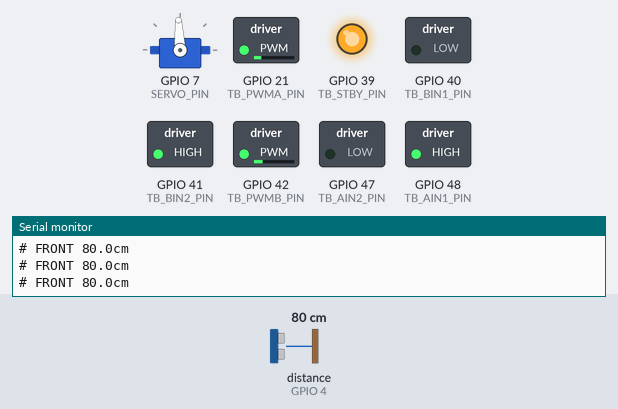
Bench run of a sketch on a simulated ESP32. Parts: servo, switched loads named in the sketch (green lamp = pin HIGH), output pins drawn as LEDs (lit = HIGH), the last lines printed to the serial monitor. Wiring (inferred from the names in the program): ultrasonic range finder: trigger GPIO 5; echo GPIO 4. The inputs (shaded band) are chosen by the test bench; at power-on: distance to the obstacle (sensor on GPIO 4) 80 cm. The echo pulse lasts 58.3 µs per cm; servo pulses on a pin are drawn as a servo (544–2400 µs = 0–180°); pins used as bus, display or sensor lines are not drawn.

Above: at 2.5 s.
2.6 s: distance to the obstacle (sensor on GPIO 4) set to 34 cm
4.1 s: distance to the obstacle (sensor on GPIO 4) set to 29 cm
At 4.79 s:
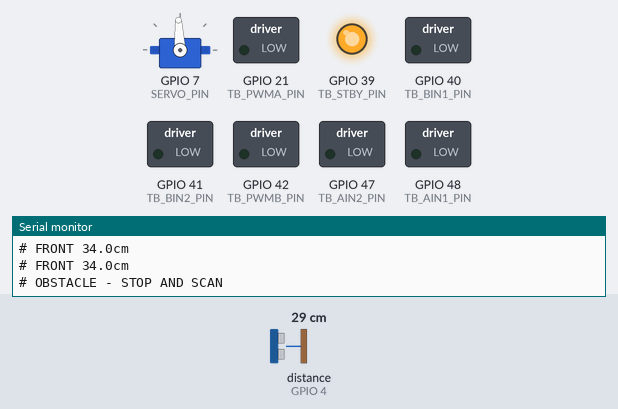
At 11.28 s:
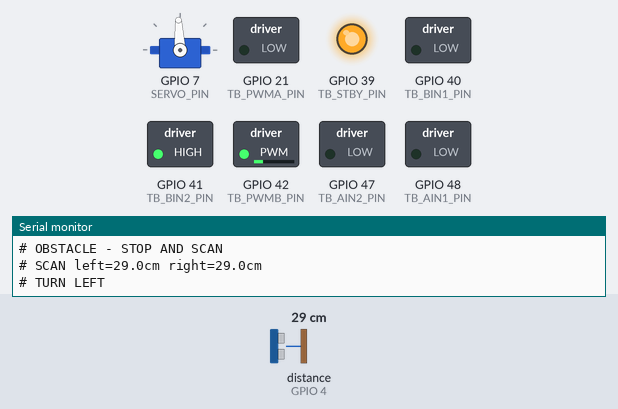
Timing chart, 0 to 19.1 s (numbered marks = the images above; inputs shaded):
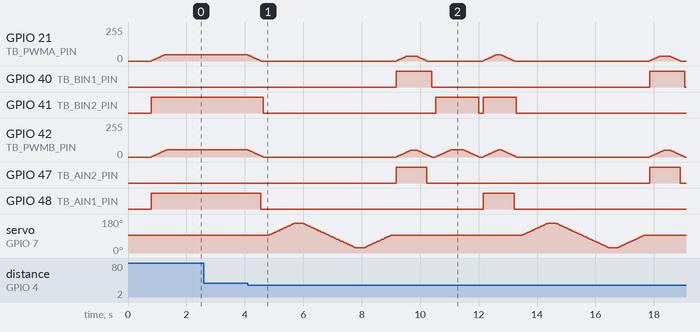

The sketch:

firmware_da_kiem_thu.ino
```cpp
#include <Arduino.h>
#include <esp_arduino_version.h>

#define TB_PWMA_PIN  21
#define TB_AIN2_PIN  47
#define TB_AIN1_PIN  48
#define TB_STBY_PIN  39
#define TB_BIN1_PIN  40
#define TB_BIN2_PIN  41
#define TB_PWMB_PIN  42

#define ECHO_PIN   4
#define TRIG_PIN   5
#define SERVO_PIN  7

static constexpr int LEFT_FORWARD_PWM = 46;
static constexpr int RIGHT_FORWARD_PWM = 54;
static constexpr int LEFT_REVERSE_PWM = 34;
static constexpr int RIGHT_REVERSE_PWM = 50;
static constexpr int LEFT_TURN_PWM = 42;
static constexpr int RIGHT_TURN_PWM = 56;
static constexpr int MOTOR_RAMP_STEP = 2;
static constexpr uint32_t MOTOR_RAMP_DELAY_MS = 20;
static constexpr int RIGHT_MOTOR_SIGN = -1;
static constexpr float OBSTACLE_DISTANCE_CM = 30.0f;
static constexpr uint32_t REVERSE_TIME_MS = 220;
static constexpr uint32_t TURN_TIME_MS = 380;
static constexpr uint32_t SERVO_SETTLE_MS = 250;
static constexpr uint32_t SERVO_STEP_DELAY_MS = 15;

static constexpr int SERVO_CENTER_DEG = 90;
static constexpr int SERVO_LEFT_DEG = 150;
static constexpr int SERVO_RIGHT_DEG = 30;

static constexpr uint32_t MOTOR_PWM_FREQ = 20000;
static constexpr uint8_t MOTOR_PWM_BITS = 8;
static constexpr uint32_t SERVO_PWM_FREQ = 50;
static constexpr uint8_t SERVO_PWM_BITS = 14;

#if ESP_ARDUINO_VERSION_MAJOR < 3
static constexpr uint8_t PWM_CHANNEL_LEFT = 0;
static constexpr uint8_t PWM_CHANNEL_RIGHT = 1;
static constexpr uint8_t PWM_CHANNEL_SERVO = 2;
#endif

static int currentLeftPwm = 0;
static int currentRightPwm = 0;
static int currentServoAngle = SERVO_CENTER_DEG;

static void writeLeftPwm(uint8_t duty) {
#if ESP_ARDUINO_VERSION_MAJOR >= 3
    ledcWrite(TB_PWMA_PIN, duty);
#else
    ledcWrite(PWM_CHANNEL_LEFT, duty);
#endif
}

static void writeRightPwm(uint8_t duty) {
#if ESP_ARDUINO_VERSION_MAJOR >= 3
    ledcWrite(TB_PWMB_PIN, duty);
#else
    ledcWrite(PWM_CHANNEL_RIGHT, duty);
#endif
}

static void writeServoPwm(uint32_t duty) {
#if ESP_ARDUINO_VERSION_MAJOR >= 3
    ledcWrite(SERVO_PIN, duty);
#else
    ledcWrite(PWM_CHANNEL_SERVO, duty);
#endif
}

static void setLeftMotor(int pwm) {
    pwm = constrain(pwm, -255, 255);
    if (pwm > 0) {
        digitalWrite(TB_AIN1_PIN, HIGH);
        digitalWrite(TB_AIN2_PIN, LOW);
        writeLeftPwm((uint8_t)pwm);
    } else if (pwm < 0) {
        digitalWrite(TB_AIN1_PIN, LOW);
        digitalWrite(TB_AIN2_PIN, HIGH);
        writeLeftPwm((uint8_t)(-pwm));
    } else {
        digitalWrite(TB_AIN1_PIN, LOW);
        digitalWrite(TB_AIN2_PIN, LOW);
        writeLeftPwm(0);
    }
}

static void setRightMotor(int pwm) {
    pwm *= RIGHT_MOTOR_SIGN;
    pwm = constrain(pwm, -255, 255);
    if (pwm > 0) {
        digitalWrite(TB_BIN1_PIN, HIGH);
        digitalWrite(TB_BIN2_PIN, LOW);
        writeRightPwm((uint8_t)pwm);
    } else if (pwm < 0) {
        digitalWrite(TB_BIN1_PIN, LOW);
        digitalWrite(TB_BIN2_PIN, HIGH);
        writeRightPwm((uint8_t)(-pwm));
    } else {
        digitalWrite(TB_BIN1_PIN, LOW);
        digitalWrite(TB_BIN2_PIN, LOW);
        writeRightPwm(0);
    }
}

static int stepToward(int current, int target, int step) {
    if (current < target) return min(current + step, target);
    if (current > target) return max(current - step, target);
    return current;
}

static void moveMotorsSlow(int leftTarget, int rightTarget) {
    while (currentLeftPwm != leftTarget || currentRightPwm != rightTarget) {
        currentLeftPwm = stepToward(currentLeftPwm, leftTarget, MOTOR_RAMP_STEP);
        currentRightPwm = stepToward(currentRightPwm, rightTarget, MOTOR_RAMP_STEP);
        setLeftMotor(currentLeftPwm);
        setRightMotor(currentRightPwm);
        delay(MOTOR_RAMP_DELAY_MS);
    }
}

static void stopCar() {
    moveMotorsSlow(0, 0);
}

static void forward() {
    moveMotorsSlow(LEFT_FORWARD_PWM, RIGHT_FORWARD_PWM);
}

static void backward() {
    moveMotorsSlow(-LEFT_REVERSE_PWM, -RIGHT_REVERSE_PWM);
}

static void turnLeft() {

    moveMotorsSlow(0, RIGHT_TURN_PWM);
}

static void turnRight() {

    moveMotorsSlow(LEFT_TURN_PWM, 0);
}

static void servoWriteRaw(int angleDeg) {
    angleDeg = constrain(angleDeg, 0, 180);

    const uint32_t pulseUs = 500UL + (uint32_t)angleDeg * 2000UL / 180UL;
    const uint32_t servoMaxDuty = (1UL << SERVO_PWM_BITS) - 1UL;
    const uint32_t duty = pulseUs * servoMaxDuty / 20000UL;
    writeServoPwm(duty);
}

static void servoMoveSlow(int targetAngle) {
    targetAngle = constrain(targetAngle, 0, 180);
    while (currentServoAngle != targetAngle) {
        currentServoAngle += targetAngle > currentServoAngle ? 1 : -1;
        servoWriteRaw(currentServoAngle);
        delay(SERVO_STEP_DELAY_MS);
    }
}

static float readDistanceCm() {
    digitalWrite(TRIG_PIN, LOW);
    delayMicroseconds(2);
    digitalWrite(TRIG_PIN, HIGH);
    delayMicroseconds(10);
    digitalWrite(TRIG_PIN, LOW);

    const uint32_t durationUs = pulseIn(ECHO_PIN, HIGH, 30000UL);
    if (durationUs == 0) return 400.0f;

    const float distanceCm = (float)durationUs * 0.0343f * 0.5f;
    if (distanceCm < 2.0f || distanceCm > 400.0f) return 400.0f;
    return distanceCm;
}

static float lookAndMeasure(int servoAngle) {
    servoMoveSlow(servoAngle);
    delay(SERVO_SETTLE_MS);

    const float first = readDistanceCm();
    delay(40);
    const float second = readDistanceCm();
    const bool firstValid = first < 399.0f;
    const bool secondValid = second < 399.0f;
    if (firstValid && secondValid) return 0.5f * (first + second);
    if (firstValid) return first;
    if (secondValid) return second;
    return 400.0f;
}

static void avoidObstacle() {
    stopCar();
    delay(150);

    const float leftCm = lookAndMeasure(SERVO_LEFT_DEG);
    const float rightCm = lookAndMeasure(SERVO_RIGHT_DEG);

    servoMoveSlow(SERVO_CENTER_DEG);
    delay(200);

    Serial.printf("# SCAN left=%.1fcm right=%.1fcm\n", leftCm, rightCm);

    backward();
    delay(REVERSE_TIME_MS);
    stopCar();
    delay(120);

    if (leftCm >= rightCm) {
        Serial.println("# TURN LEFT");
        turnLeft();
    } else {
        Serial.println("# TURN RIGHT");
        turnRight();
    }

    delay(TURN_TIME_MS);
    stopCar();
    delay(120);

    servoMoveSlow(SERVO_CENTER_DEG);
    forward();
}

void setup() {
    Serial.begin(115200);

    pinMode(TB_AIN1_PIN, OUTPUT);
    pinMode(TB_AIN2_PIN, OUTPUT);
    pinMode(TB_BIN1_PIN, OUTPUT);
    pinMode(TB_BIN2_PIN, OUTPUT);
    pinMode(TB_STBY_PIN, OUTPUT);
    pinMode(TRIG_PIN, OUTPUT);
    pinMode(ECHO_PIN, INPUT);

#if ESP_ARDUINO_VERSION_MAJOR >= 3
    ledcAttach(TB_PWMA_PIN, MOTOR_PWM_FREQ, MOTOR_PWM_BITS);
    ledcAttach(TB_PWMB_PIN, MOTOR_PWM_FREQ, MOTOR_PWM_BITS);
    ledcAttach(SERVO_PIN, SERVO_PWM_FREQ, SERVO_PWM_BITS);
#else
    ledcSetup(PWM_CHANNEL_LEFT, MOTOR_PWM_FREQ, MOTOR_PWM_BITS);
    ledcSetup(PWM_CHANNEL_RIGHT, MOTOR_PWM_FREQ, MOTOR_PWM_BITS);
    ledcSetup(PWM_CHANNEL_SERVO, SERVO_PWM_FREQ, SERVO_PWM_BITS);
    ledcAttachPin(TB_PWMA_PIN, PWM_CHANNEL_LEFT);
    ledcAttachPin(TB_PWMB_PIN, PWM_CHANNEL_RIGHT);
    ledcAttachPin(SERVO_PIN, PWM_CHANNEL_SERVO);
#endif

    digitalWrite(TB_STBY_PIN, HIGH);
    digitalWrite(TRIG_PIN, LOW);
    stopCar();

    servoWriteRaw(SERVO_CENTER_DEG);
    currentServoAngle = SERVO_CENTER_DEG;
    delay(800);

    Serial.println("# READY - SLOW AUTO FORWARD");
    forward();
}

void loop() {
    const float frontCm = readDistanceCm();

    static uint32_t lastPrintMs = 0;
    if ((uint32_t)(millis() - lastPrintMs) >= 500) {
        lastPrintMs = millis();
        Serial.printf("# FRONT %.1fcm\n", frontCm);
    }

    if (frontCm <= OBSTACLE_DISTANCE_CM) {
        Serial.println("# OBSTACLE - STOP AND SCAN");
        avoidObstacle();
    } else {
        forward();
    }

    delay(80);
}
```

Measured:
- the behaviour switches between 31 and 30 cm on distance to the obstacle (sensor on GPIO 4) (found by bisection; images 0 and 1)
- after the input at 4.1 s, GPIO 40 (TB_BIN1_PIN): alternates HIGH for 1.2 s and LOW for 7.5 s, starting after 5.1 s; GPIO 41 (TB_BIN2_PIN): goes LOW 5.9 s, HIGH 1.5 s, LOW 0.14 s, HIGH 1.1 s, then LOW, starting after 0.53 s
